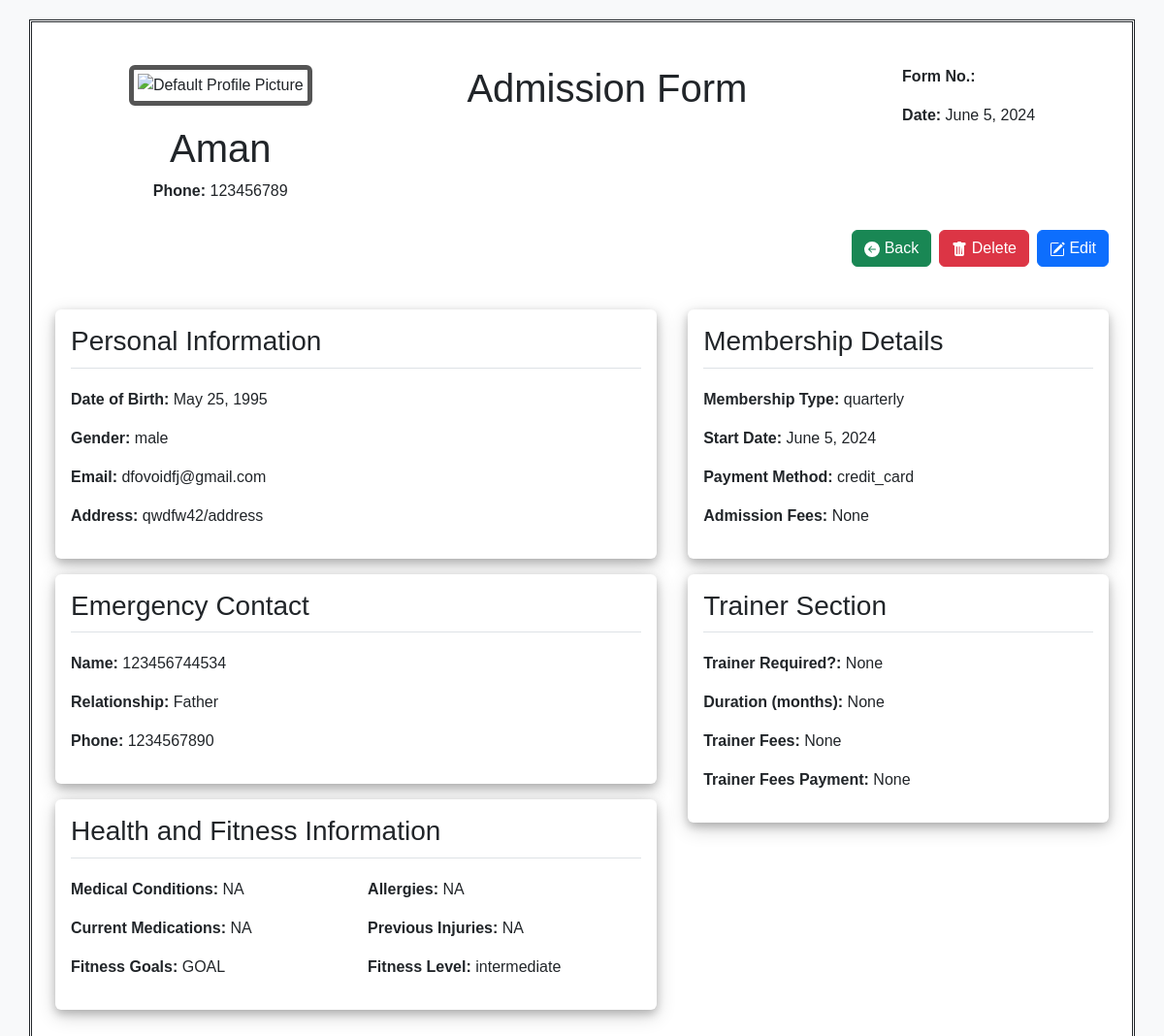
The app's page /profile/3/ (signed in) with its own data.
### home/models.py (models this page shows, shortened)
class Admission(models.Model):
    user = models.ForeignKey(User, on_delete=models.CASCADE, default=get_default_user)
    profile_image=models.ImageField(null=True,blank=True,upload_to="images/")
    full_name = models.CharField(max_length=80)
    dob = models.DateField()
    gender = models.CharField(max_length=10)
    phone = models.CharField(max_length=15)
    email = models.EmailField()
    address = models.CharField(max_length=255)
    emergency_contact_name = models.CharField(max_length=80)
    relationship = models.CharField(max_length=20)
    emergency_contact_phone = models.CharField(max_length=15)
    medical_conditions = models.TextField(blank=True, null=True)
    allergies = models.TextField(blank=True, null=True)
    current_medications = models.TextField(blank=True, null=True)
    previous_injuries = models.TextField(blank=True, null=True)
    fitness_goals = models.TextField(blank=True, null=True)
    fitness_level = models.CharField(max_length=50)
    membership_type = models.CharField(max_length=50)
    start_date = models.DateField()
    payment_method = models.CharField(max_length=50)
    trainer_required = models.CharField(max_length=80, blank=True, null=True)
    trainer_duration = models.CharField(max_length=50, blank=True, null=True)
    trainer_fee = models.CharField(max_length=50,blank=True, null=True)
    pay_now = models.CharField(max_length=50, blank=True, null=True)
    admission_fee = models.CharField(max_length=50,blank=True, null=True)

### home/views.py (the view)
# urls.py: path("profile/<int:admission_id>/", views.profile, name="profile"),
def profile(request, admission_id):
    admission = get_object_or_404(Admission, id=admission_id, user=request.user)
    context = {
        'admission': admission
    }
    return render(request, 'profile.html', context)

### templates/profile.html (shortened to what this page needs)
{% extends "base_profile.html" %}
{% block body %}
    <div class="container">
        <div class="d-flex justify-content-around mt-3">
            <div class="p-2 text-center">
                {% if admission.profile_image %}
                    <img src="{{ admission.profile_image.url }}" class="avatar img-thumbnail" alt="Profile Picture">
                {% else %}
                    <img src="https://www.w3schools.com/howto/img_avatar.png" class="avatar img-thumbnail" alt="Default Profile Picture">
                {% endif %}
                <h1>{{ admission.full_name }}</h1>
                <p><strong>Phone:</strong> {{ admission.phone }}</p>
            </div>
            <div class="p-2">
                <h1>Admission Form</h1>
            </div>
            <div class="p-2">
                <p><strong>Form No.:</strong> {{ admission.form_no }}</p>
                <p><strong>Date:</strong> {{ admission.start_date }}</p>
            </div>
        </div>
        <div class="d-flex flex-row-reverse mb-4">
            <div class="p-1">
                <a href="{% url 'edit_profile' admission.id %}" class="btn btn-primary">
                     Edit
                </a>
            </div>
            <div class="p-1">
                <a href="{% url 'delete_profile' admission.pk %}" class="btn btn-danger">
                     Delete
                </a>
            </div>
            <div class="p-1">
                <a href="{% url 'home' %}" class="btn btn-success">
                    <svg xmlns="http://www.w3.org/2000/svg" width="16" height="16" fill="currentColor" class="bi bi-arrow-left-circle-fill" viewBox="0 0 16 16">
                        <path d="M8 0a8 8 0 1 0 0 16A8 8 0 0 0 8 0m3.5 7.5a.5.5 0 0 1 0 1H5.707l2.147 2.146a.5.5 0 0 1-.708.708l-3-3a.5.5 0 0 1 0-.708l3-3a.5.5 0 1 1 .708.708L5.707 7.5z"/>
                    </svg> Back
                </a>
            </div>
        </div>
        <div class="row">
            <div class="col-lg-7 p-3">
                <div class="card mb-3">
                    <div class="card-body">
                        <h3 class="card-title">Personal Information</h3>
                        <p><strong>Date of Birth:</strong> {{ admission.dob }}</p>
                        <p><strong>Gender:</strong> {{ admission.gender }}</p>
                        <p><strong>Email:</strong> {{ admission.email }}</p>
                        <p><strong>Address:</strong> {{ admission.address }}</p>
                    </div>
                </div>
                <div class="card mb-3">
                    <div class="card-body">
                        <h3 class="card-title">Emergency Contact</h3>
                        <p><strong>Name:</strong> {{ admission.emergency_contact_name }}</p>
                        <p><strong>Relationship:</strong> {{ admission.relationship }}</p>
                        <p><strong>Phone:</strong> {{ admission.emergency_contact_phone }}</p>
                    </div>
                </div>
                <div class="card mb-3">
                    <div class="card-body">
                        <h3 class="card-title">Health and Fitness Information</h3>
                        <div class="row">
                            <div class="col-6">
                                <p><strong>Medical Conditions:</strong> {{ admission.medical_conditions }}</p>
                            </div>
                            <div class="col-6">
                                <p><strong>Allergies:</strong> {{ admission.allergies }}</p>
                            </div>
                            <div class="col-6">
                                <p><strong>Current Medications:</strong> {{ admission.current_medications }}</p>
                            </div>
                            <div class="col-6">
                                <p><strong>Previous Injuries:</strong> {{ admission.previous_injuries }}</p>
                            </div>
                            <div class="col-6">
                                <p><strong>Fitness Goals:</strong> {{ admission.fitness_goals }}</p>
                            </div>
                            <div class="col-6">
                                <p><strong>Fitness Level:</strong> {{ admission.fitness_level }}</p>
                            </div>
                        </div>
                    </div>
                </div>
            </div>
            <div class="col-lg-5 p-3">
                <div class="card mb-3">
                    <div class="card-body">
                        <h3 class="card-title">Membership Details</h3>
                        <p><strong>Membership Type:</strong> {{ admission.membership_type }}</p>
                        <p><strong>Start Date:</strong> {{ admission.start_date }}</p>
                        <p><strong>Payment Method:</strong> {{ admission.payment_method }}</p>
                        <p><strong>Admission Fees:</strong> {{ admission.admission_fee }}</p>
                    </div>
                </div>
                <div class="card mb-3">
                    <div class="card-body">
                        <h3 class="card-title">Trainer Section</h3>
                        <p><strong>Trainer Required?:</strong> {{ admission.trainer_required }}</p>
                        <p><strong>Duration (months):</strong> {{ admission.trainer_duration }}</p>
                        <p><strong>Trainer Fees:</strong> {{ admission.trainer_fee }}</p>
                        <p><strong>Trainer Fees Payment:</strong> {{ admission.pay_now }}</p>
                    </div>
                </div>
            </div>
        </div>
    </div>
    {% endblock body %}

### static/css/profile.css (style rules this page uses)
body { background-color: #f8f9fa; font-family: 'Arial', sans-serif; }
.container { margin-top: 20px; border: double; background-color: white; padding: 20px; }
.avatar { vertical-align: middle; width: 150px; height: 150px; border: 5px solid #555; border-radius: none; margin-bottom: 20px; }
.card { margin-bottom: 20px; border: none; box-shadow: 0 4px 8px 0 rgba(0, 0, 0, 0.2), 0 6px 20px 0 rgba(0, 0, 0, 0.19); }
.card-title { border-bottom: 1px solid #dee2e6; padding-bottom: 10px; margin-bottom: 20px; }

### records on screen
Admission: full_name "Aman", phone "123456789", start_date "June 5, 2024", dob "May 25, 1995", gender "male", email "dfovoidfj@gmail.com", address "qwdfw42/address", emergency_contact_name "123456744534", relationship "Father", emergency_contact_phone "1234567890", medical_conditions "NA", allergies "NA", current_medications "NA", previous_injuries "NA", fitness_goals "GOAL", fitness_level "intermediate", membership_type "quarterly", payment_method "credit_card", admission_fee "None", trainer_required "None", trainer_duration "None", trainer_fee "None", pay_now "None"
